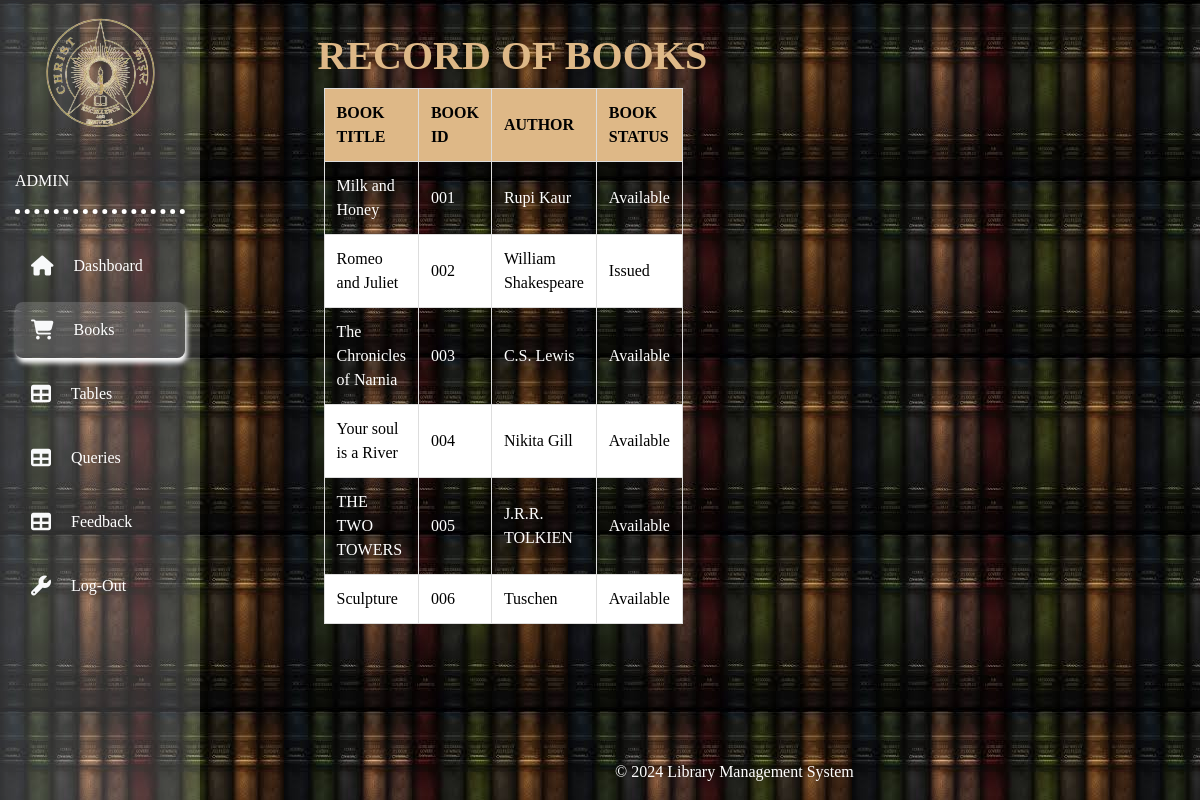
The page /adminbooks/ on the database its author committed.
### librarian/models.py (models this page shows)
class books(models.Model):
    BookId= models.CharField(max_length=200)
    BookName=models.CharField(max_length=200)
    Author=models.CharField(max_length=200)
    BookStatus= models.CharField(max_length=200)

### librarian/views.py (the view)
# urls.py: path('adminbooks/',adminBooks,name='adminbooks'),
def adminBooks(request):
    bookk=books.objects.all()
    return render(request,'admin/admin_books.html',{'book':bookk})

### templates/admin/admin_books.html (shortened to what this page needs)
{% load static %}
<!doctype html>
<html lang="en">
<head>
    <link rel="stylesheet" href="https://cdnjs.cloudflare.com/ajax/libs/font-awesome/6.5.1/css/all.min.css" />
    <link rel="stylesheet" href="https://stackpath.bootstrapcdn.com/bootstrap/4.3.1/css/bootstrap.min.css"
>
    <link rel="stylesheet" href="{% static 'styles\user.css' %}">
</head>
<body style="background-image: url('/static/Images/image1.jpg'); font-family: 'Times New Roman', Times, serif;">
    <nav class="navbar navbar-expand-md navbar-light">
        <div class="collapse navbar-collapse" id="navbar">
            <div class="container-fluid">
                <div class="row">
                    <div class=" col-xl-2 col-lg-3 col-md-4 sidebar fixed-top">
                        <a href="#" class="navbar-brand text-white d-block
                        mx-auto text-center py-3 mb-4"><img src="{% static 'Images/58372707_1247418162084625_4254928489880223744_n-removebg-preview.png' %}"></a>
                        <div class="bottom-border pb-3">
                            <a href="#" class="text-white " style="font-family: 'Times New Roman', Times, serif; text-transform: uppercase;">ADMIN</a>
                        </div>
                        <ul class="navbar-nav flex-column mt-4">
                           <li class="nav-item"><a href="{% url 'adminpanel' %}" class="nav-link text-white p-3 mb-2
                            sidebar-link"><i class="fas fa-home text-light fa-lg mr-3"></i>
                        Dashboard</a></li>
                        <li class="nav-item"><a href="{% url 'adminbooks' %}" class="nav-link text-white p-3 mb-2
                            current"><i class="fas fa-shopping-cart text-light fa-lg mr-3"></i>
                        Books</a></li>
                        <li class="nav-item"><a href="{% url 'admintables' %}" class="nav-link text-white p-3 mb-2
                            sidebar-link"><i class="fas fa-table text-light fa-lg mr-3"></i>
                        Tables</a></li>
                        <li class="nav-item"><a href="{% url 'adminquery' %}" class="nav-link text-white p-3 mb-2
                            sidebar-link"><i class="fas fa-table text-light fa-lg mr-3"></i>
                        Queries</a></li>
                        <li class="nav-item"><a href="{% url 'adminfeedback' %}" class="nav-link text-white p-3 mb-2
                            sidebar-link"><i class="fas fa-table text-light fa-lg mr-3"></i>
                        Feedback</a></li>
                        <li class="nav-item"><a href="{% url 'login' %}" class="nav-link text-white p-3 mb-2
                            sidebar-link"><i class="fas fa-wrench text-light fa-lg mr-3"></i>
                            Log-Out</a></li>
                    </div>
                    <div class="col-xl-10 col-lg-9 col-md-8 ml-auto top-bar  py-2 top-nav">
                    </div>
                </div>
            </div>
        </div>
    </nav>
    <section>
        <div class="container-fluid">
            <div class="row mb-5">
                <div class="col-xl-12 col-lg-9 col-md-8 ml-auto">
                    <div class="row align-items-center" style="margin-left: 20%;">
                        <div class="col-xl-6 col-12 mb-4 mb-xl-0">
                            <h1><b style="color: burlywood; margin-left: 12%;">RECORD OF BOOKS</b></h1>
                            <div class="container">
                                <table>
                                    <thead>
                                        <tr>
                                            <th>BOOK TITLE</th>
                                            <th>BOOK ID</th>
                                            <th>AUTHOR</th>
                                            <th>BOOK STATUS</th>
                                        </tr>
                                    </thead>
                                    <tbody>
                                        <tr>
                                          {% for b in book %}
                                            <td>{{b.BookName}}</td>
                                            <td>{{b.BookId}}</td>
                                            <td>{{b.Author}}</td>
                                            <td>{{b.BookStatus}}</td>
                                        </tr>
                                        {% endfor %}
                                    </tbody>
                                </table>
                            </div>
                        </div>
                    </div>
                </div>
            </div>
    </section>
    <div style="margin-left:50%; " class="container-fluid">
        <span style="text-align: center;color: white; display:flex; position:fixed; bottom: 0%;">
            <p>&copy; 2024 Library Management System</p>
        </span>
    </div>
</body>
</html>

### static/styles/user.css (style rules this page uses)
body { font-family: Arial, Helvetica, sans-serif; background-color: white; }
.sidebar { height: 100vh; background-color: rgba(255, 255, 255, 0.179); background-position: center; background-repeat: no-repeat; background-size: cover; box-shadow:black; }
.bottom-border { border-bottom: 5px dotted white; }
.sidebar-link { transition: all .4s; }
.current { background-color:rgba(255, 255, 255, 0.163); border-radius: 8px; box-shadow: 2px 5px 5px white; transition: all .3s; }

### templates/admin/admin_books.html (style rules this page uses)
.container { display: flex; justify-content: space-between; align-items: flex-start; width: 80%; }
table { border-collapse: collapse; width: 100%; box-shadow: 0 0 10px rgba(0, 0, 0, 0.1); margin-right: 20px; animation: slideInLeft 1s ease-in-out; }
th, td { border: 1px solid #ddd; padding: 12px; text-align: left; transition: 0.3s ease-in-out; }
th { color: black; background-color: burlywood; }
td { color: white; }
tr:nth-child(even) td { color: black; }

### rows shown on the page
books: BookName "Milk and Honey", BookId "001", Author "Rupi Kaur", BookStatus "Available"
books: BookName "Romeo and Juliet", BookId "002", Author "William Shakespeare", BookStatus "Issued"
books: BookName "The Chronicles of Narnia", BookId "003", Author "C.S. Lewis", BookStatus "Available"
books: BookName "Your soul is a River", BookId "004", Author "Nikita Gill", BookStatus "Available"
books: BookName "THE TWO TOWERS", BookId "005", Author "J.R.R. TOLKIEN", BookStatus "Available"
books: BookName "Sculpture", BookId "006", Author "Tuschen", BookStatus "Available"
